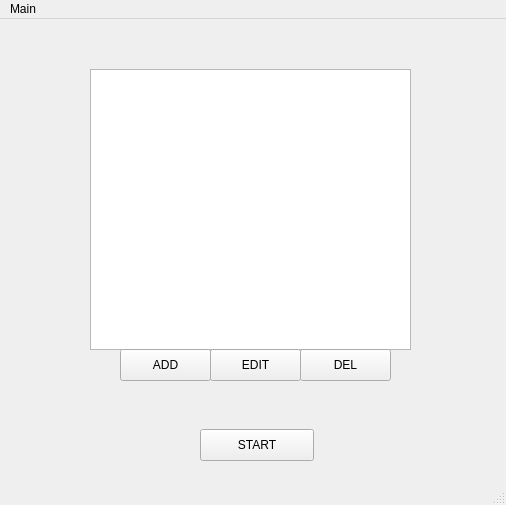
<?xml version="1.0" encoding="UTF-8"?>
<ui version="4.0">
 <class>MainWindow</class>
 <widget class="QMainWindow" name="MainWindow">
  <property name="geometry">
   <rect>
    <x>0</x>
    <y>0</y>
    <width>506</width>
    <height>505</height>
   </rect>
  </property>
  <property name="windowTitle">
   <string>UrT PyMonitor</string>
  </property>
  <widget class="QWidget" name="centralwidget">
   <widget class="QListWidget" name="serverList">
    <property name="geometry">
     <rect>
      <x>90</x>
      <y>50</y>
      <width>321</width>
      <height>281</height>
     </rect>
    </property>
   </widget>
   <widget class="QPushButton" name="addButton">
    <property name="geometry">
     <rect>
      <x>120</x>
      <y>330</y>
      <width>91</width>
      <height>32</height>
     </rect>
    </property>
    <property name="text">
     <string>ADD</string>
    </property>
   </widget>
   <widget class="QPushButton" name="delButton">
    <property name="geometry">
     <rect>
      <x>300</x>
      <y>330</y>
      <width>91</width>
      <height>32</height>
     </rect>
    </property>
    <property name="text">
     <string>DEL</string>
    </property>
   </widget>
   <widget class="QPushButton" name="toggleButton">
    <property name="geometry">
     <rect>
      <x>200</x>
      <y>410</y>
      <width>114</width>
      <height>32</height>
     </rect>
    </property>
    <property name="text">
     <string>START</string>
    </property>
   </widget>
   <widget class="QPushButton" name="pushButton">
    <property name="geometry">
     <rect>
      <x>210</x>
      <y>330</y>
      <width>91</width>
      <height>32</height>
     </rect>
    </property>
    <property name="text">
     <string>EDIT</string>
    </property>
   </widget>
  </widget>
  <widget class="QMenuBar" name="menubar">
   <property name="geometry">
    <rect>
     <x>0</x>
     <y>0</y>
     <width>506</width>
     <height>22</height>
    </rect>
   </property>
   <widget class="QMenu" name="menuMain">
    <property name="title">
     <string>Main</string>
    </property>
    <addaction name="actionAdd_Server"/>
    <addaction name="separator"/>
    <addaction name="actionStart_Monitoring"/>
    <addaction name="actionStop_Monitoring"/>
    <addaction name="separator"/>
    <addaction name="actionQuit"/>
   </widget>
   <addaction name="menuMain"/>
  </widget>
  <widget class="QStatusBar" name="statusbar"/>
  <action name="actionAdd_Server">
   <property name="text">
    <string>Add Server</string>
   </property>
  </action>
  <action name="actionStart_Monitoring">
   <property name="text">
    <string>Start Monitoring</string>
   </property>
  </action>
  <action name="actionStop_Monitoring">
   <property name="text">
    <string>Stop Monitoring</string>
   </property>
  </action>
  <action name="actionQuit">
   <property name="text">
    <string>Quit</string>
   </property>
  </action>
 </widget>
 <resources/>
 <connections/>
</ui>
